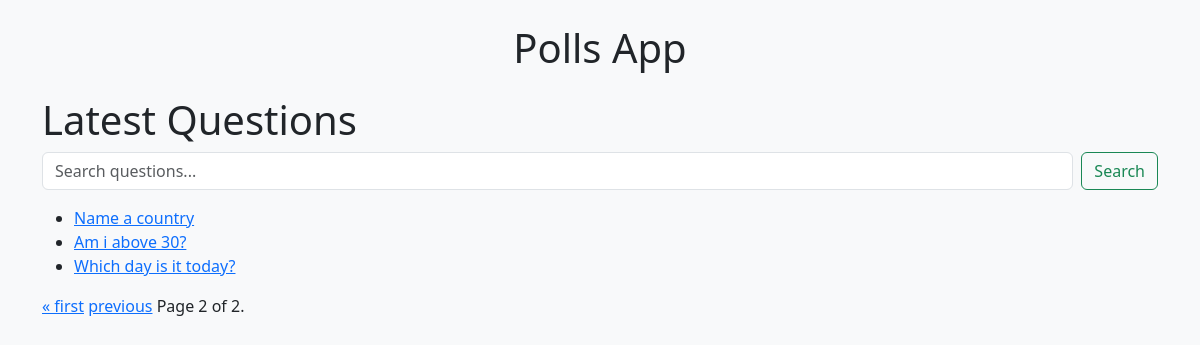
/polls/?page=2, run on the app's committed database.
### polls/models.py (models this page shows, shortened)
class Question(models.Model):
    question_text = models.CharField(max_length=200)
    pub_date = models.DateTimeField('date published')

### polls/views.py (the view)
# urls.py: path('', views.index, name='index'),
def index(request):
    query = request.GET.get('q')
    if query:
        question_list = Question.objects.filter(question_text__icontains=query).order_by('-pub_date')
    else:
        question_list = Question.objects.order_by('-pub_date')
    paginator = Paginator(question_list, 5)  # Show 5 questions per page
    page_number = request.GET.get('page')
    page_obj = paginator.get_page(page_number)
    return render(request, 'polls/index.html', {
        'page_obj': page_obj,
        'query': query
    })

### polls/templates/polls/index.html (shortened to what this page needs)
{% extends "polls/base.html" %}
{% block content %}
  <h1>Latest Questions</h1>
  <form method="get" class="d-flex mb-3" action="{% url 'polls:index' %}">
    <input class="form-control me-2" type="search" placeholder="Search questions..." name="q" value="{{ query|default_if_none:'' }}">
    <button class="btn btn-outline-success" type="submit">Search</button>
  </form>
  <ul>
    {% for question in page_obj %}
      <li><a href="{% url 'polls:detail' question.id %}">{{ question.question_text }}</a></li>
    {% empty %}
      <li>No questions found.</li>
    {% endfor %}
  </ul>
  <div class="pagination">
    <span class="page-links">
        {% if page_obj.has_previous %}
            <a href="?{% if query %}q={{ query }}&{% endif %}page=1">&laquo; first</a>
            <a href="?{% if query %}q={{ query }}&{% endif %}page={{ page_obj.previous_page_number }}">previous</a>
        {% endif %}
        <span class="current">
            Page {{ page_obj.number }} of {{ page_obj.paginator.num_pages }}.
        </span>
    </span>
  </div>
{% endblock %}

### data on the page
Question: question_text "Name a country"
Question: question_text "Am i above 30?"
Question: question_text "Which day is it today?"

### other printed values
{{ page_obj.number }} "2"
{{ page_obj.paginator.num_pages }} "2"
